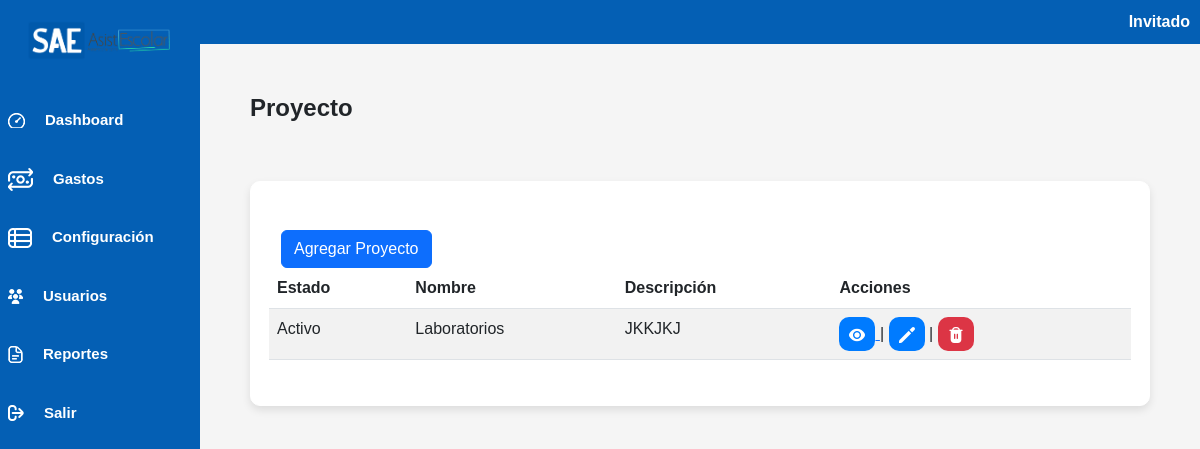
The app's page /controlador/proyecto_controlador.php, older data.
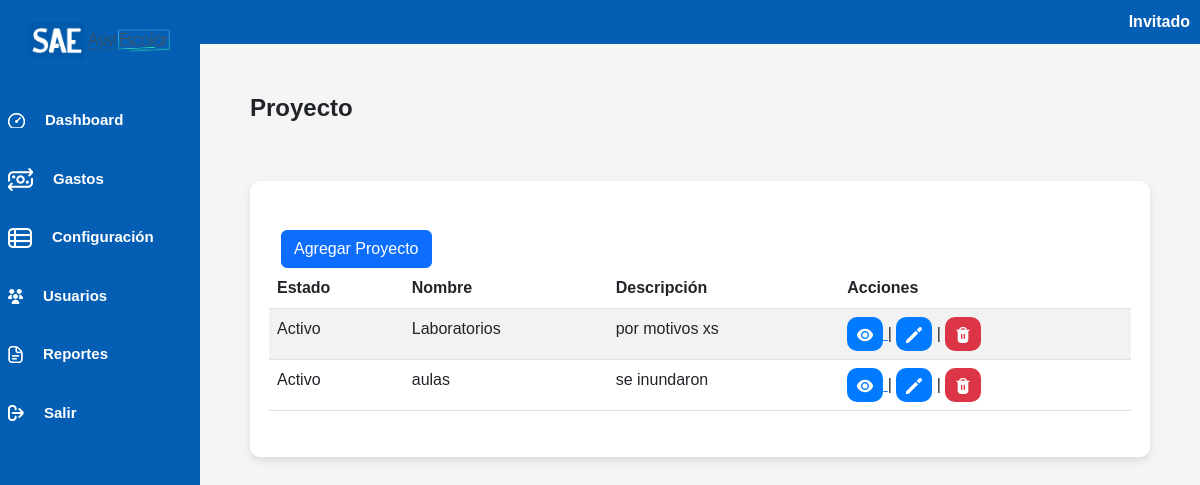
The same page, newer data.
### tables this page shows
CREATE TABLE `proyecto` (
  `ID_Proyecto` int(11) NOT NULL,
  `Nombre` varchar(50) NOT NULL,
  `Descripcion` varchar(100) NOT NULL,
  `Estado` tinyint(1) NOT NULL DEFAULT 1
);

### controlador/proyecto_controlador.php (called while the page is built, shortened)
<?php
require_once("../modelo/proyecto_modelo.php");
$objProyecto = new Proyecto();
$data = $objProyecto->buscarTodos();
require_once("vista_controlador.php");
require_once("../vista/proyecto_vista.php");
?>

### modelo/conexionPDO.php (called while the page is built, shortened)
<?php
class Conexion {
    private $conexion;
    function __construct(){
        $servidor="localhost";
        $usuarioBD="root";
        $claveBD="";
        $bd="fiscor";
        try {
            $this->conexion=new PDO("mysql:host=$servidor;dbname=$bd",$usuarioBD,$claveBD);
            $this->conexion->setAttribute(PDO::ATTR_ERRMODE,PDO::ERRMODE_EXCEPTION);
        }
        catch(PDOException $fallo){
            die ("La conexion ha fallado.".$fallo->getMessage());
        }
    }
    public function conectar(){
        return $this->conexion;
    }
}
?>

### modelo/proyecto_modelo.php (called while the page is built, shortened)
<?php
require_once("../modelo/conexionPDO.php");
class Proyecto {
    private $conexion;
    public function __construct() {
        $this->conexion = new Conexion();
        $this->conexion = $this->conexion->conectar();
    }
    public function buscarTodos() {
        try {
            $sql = "SELECT * FROM proyecto";
            $stmt = $this->conexion->prepare($sql);
            $stmt->execute();
            return $stmt->fetchAll(PDO::FETCH_ASSOC);
        } catch (PDOException $e) {
            error_log("Error al buscar todos los Proyectos: " . $e->getMessage(), 0);
            return array();
        }
    }
}

### vista/proyecto_vista.php (the view, shortened to what this page needs)
<!DOCTYPE html>
<html lang="en">
<head>
    <link rel="stylesheet" href="../vista/css/bootstrap.min.css">
    <link rel="stylesheet" href="../vista/css/dataTables.bootstrap5.css">
    <link rel="stylesheet" type="text/css" href="../vista/css/estilosinicio.css">
</head>
<body>
    <div class="contenedor">
        <div class="barra-lateral">
        </div>
        <div class="contenido">
            <h1>Proyecto</h1>
        </div>
    </div>
    <div class="contenedor-categoria px-6 pt-5">
            <div id="tabla_div">
            <div class="row">
                <div class="col-sm-3">
                    <a href="#" class="modal_abrir btn btn-primary"> <i class="fa-solid fa-plus"></i> Agregar Proyecto</a>
                </div>
                <table id="tabla" class="table table-striped" style="width:100%">
                    <thead>
                        <tr>
                            <th>Estado</th>
                            <th>Nombre</th>
                            <th>Descripción</th>
                            <th>Acciones</th>
                        </tr>
                    </thead>
                    <tbody>
                        <?php
                        if (isset($data) && is_array($data)) {
                            foreach ($data as $row) {
                                echo "<tr>";
                                $estado = ($row['Estado'] == 1) ? 'Activo' : 'Inactivo';
                                echo "<td>" . $estado . "</td>";
                                echo "<td>" . $row['Nombre'] . "</td>";
                                echo "<td>" . $row['Descripcion'] . "</td>";
                                echo "<td>
                                    <a href='../controlador/categoria_controlador.php?id=" . $row['ID_Proyecto'] . "'>
                                        <button class='btn-azul'>
                                            <img src='../vista/img/ojo.png' alt='ojo'>
                                        </button>
                                    </a>
                                    |
                                    <button class='editarProyecto btn-azul' data-id='" . $row['ID_Proyecto'] . "' data-nombre='" . $row['Nombre'] . "' data-descripcion='" . $row['Descripcion'] . "' data-estado='" . $row['Estado'] . "'>
                                        <img src='../vista/img/editar.png' alt='editar'>
                                    </button>
                                    |
                                    <a href='?eliminarId=" . $row['ID_Proyecto'] . "'>
                                        <button class='btn-rojo'>
                                            <img src='../vista/img/eliminar.png' alt='eliminar'>
                                        </button>
                                    </a>
                                </td>";
                            echo "</tr>";
                        }
                    } else {
                        echo "<tr><td colspan='4'>No hay datos disponibles.</td></tr>";
                    }
                    ?>
                </tbody>
            </table>
        </div>
    </div>
    </div>
</body>
</html>

Row changes from the older to the newer data that the page shows:
changed proyecto "Laboratorios": Descripcion "JKKJKJ" → "por motivos xs"
added proyecto: Estado "Activo", Nombre "aulas", Descripcion "se inundaron"
